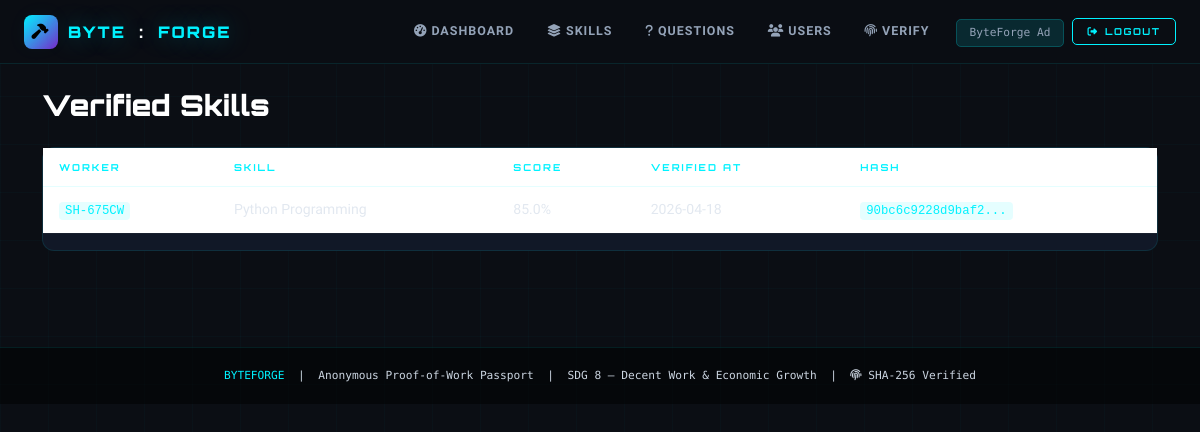
Screenshot of /admin/verified-skills (signed in) with the database file from the repository.
### models.py (models this page shows, shortened)
class User(UserMixin, db.Model):
    __tablename__ = 'users'
    id = db.Column(db.Integer, primary_key=True)
    name = db.Column(db.String(120), nullable=False)
    email = db.Column(db.String(120), unique=True, nullable=False, index=True)
    password_hash = db.Column(db.String(256), nullable=False)
    role = db.Column(db.String(20), nullable=False, default='worker', index=True)
    anonymous_id = db.Column(db.String(20), unique=True, nullable=True, index=True)
    shadow_score = db.Column(db.Float, default=0.0)
    trust_score = db.Column(db.Float, default=0.0)
    bio = db.Column(db.Text, nullable=True)
    location = db.Column(db.String(120), nullable=True)
    created_at = db.Column(db.DateTime, default=datetime.utcnow, index=True)
    verified_skills = db.relationship('VerifiedSkill', backref='worker', lazy=True, cascade='all, delete-orphan')
    shortlisted_by = db.relationship('Shortlist', foreign_keys='Shortlist.worker_id', backref='worker', lazy=True, cascade='all, delete-orphan')
    shortlisted = db.relationship('Shortlist', foreign_keys='Shortlist.employer_id', backref='employer', lazy=True, cascade='all, delete-orphan')
    sent_messages = db.relationship('Message', foreign_keys='Message.sender_id', backref='sender', lazy=True)
    received_messages = db.relationship('Message', foreign_keys='Message.receiver_id', backref='receiver', lazy=True)

class VerifiedSkill(db.Model):
    __tablename__ = 'verified_skills'
    id = db.Column(db.Integer, primary_key=True)
    user_id = db.Column(db.Integer, db.ForeignKey('users.id'), nullable=False, index=True)
    skill_id = db.Column(db.Integer, db.ForeignKey('skills.id'), nullable=False, index=True)
    score = db.Column(db.Float, nullable=False)
    skill_hash = db.Column(db.String(64), unique=True, nullable=False, index=True)
    verified_at = db.Column(db.DateTime, default=datetime.utcnow, index=True)
    __table_args__ = (
        Index('idx_user_skill', 'user_id', 'skill_id'),
    )

class Skill(db.Model):
    __tablename__ = 'skills'
    id = db.Column(db.Integer, primary_key=True)
    name = db.Column(db.String(120), nullable=False, unique=True)
    category = db.Column(db.String(80), nullable=False, index=True)
    icon = db.Column(db.String(40), nullable=True, default='fa-code')
    questions = db.relationship('Question', backref='skill', lazy=True, cascade='all, delete-orphan')
    verified_skills = db.relationship('VerifiedSkill', backref='skill', lazy=True)

### routes/admin.py (the view)
@admin_bp.route('/verified-skills')
@login_required
@admin_required
def verified_skills():
    page = request.args.get('page', 1, type=int)
    records = VerifiedSkill.query.order_by(VerifiedSkill.verified_at.desc()).paginate(page=page, per_page=20)
    return render_template('admin_verified.html', records=records)

### routes/admin.py (called while the page is built)
def admin_required(f):
    @wraps(f)
    def decorated(*args, **kwargs):
        if not current_user.is_authenticated or current_user.role != 'admin':
            flash('Admin access required.', 'danger')
            return redirect(url_for('auth.admin_login'))
        return f(*args, **kwargs)
    return decorated

### templates/admin_verified.html (shortened to what this page needs)
{% extends "base.html" %}
{% block content %}
<h2 class="page-title mb-4">Verified Skills</h2>
<div class="card"><div class="card-body p-0"><table class="table"><thead><tr><th>Worker</th><th>Skill</th><th>Score</th><th>Verified At</th><th>Hash</th></tr></thead>
<tbody>{% for vs in records.items %}<tr><td><code>{{ vs.worker.anonymous_id }}</code></td><td>{{ vs.skill.name }}</td><td>{{ vs.score }}%</td><td>{{ vs.verified_at.strftime('%Y-%m-%d') }}</td><td><code>{{ vs.skill_hash[:16] }}...</code></td></tr>{% endfor %}</tbody></table></div></div>
{% endblock %}

### templates/base.html (shortened to what this page needs)
<!DOCTYPE html>
<html lang="en">
<head>
  <link href="https://cdn.jsdelivr.net/npm/bootstrap@5.3.3/dist/css/bootstrap.min.css" rel="stylesheet"/>
  <link href="https://cdnjs.cloudflare.com/ajax/libs/font-awesome/6.5.0/css/all.min.css" rel="stylesheet"/>
</head>
<body>
<nav class="navbar navbar-expand-lg">
  <div class="container-fluid px-3 px-lg-4">
    <a class="navbar-brand" href="/">
      <div class="brand-shield"><i class="fas fa-hammer"></i></div>
      BYTE<span style="color:#fff;margin:0 3px">:</span>FORGE
    </a>
    <div class="collapse navbar-collapse" id="navMain">
      <ul class="navbar-nav ms-auto align-items-center gap-1 py-2 py-lg-0">
        {% if current_user.is_authenticated %}
          {% if current_user.role == 'worker' %}
            <li class="nav-item"><a class="nav-link" href="/worker/dashboard"><i class="fas fa-grip-horizontal me-1"></i>Dashboard</a></li>
            <li class="nav-item"><a class="nav-link" href="/worker/skills"><i class="fas fa-bolt me-1"></i>Gauntlet</a></li>
            <li class="nav-item"><a class="nav-link" href="/worker/passport"><i class="fas fa-id-card me-1"></i>Passport</a></li>
            <li class="nav-item"><a class="nav-link" href="/worker/leaderboard"><i class="fas fa-trophy me-1"></i>Ranks</a></li>
            <li class="nav-item"><a class="nav-link" href="/worker/inbox"><i class="fas fa-envelope me-1"></i>Inbox</a></li>
          {% elif current_user.role == 'admin' %}
            <li class="nav-item"><a class="nav-link" href="/admin/dashboard"><i class="fas fa-tachometer-alt me-1"></i>Dashboard</a></li>
            <li class="nav-item"><a class="nav-link" href="/admin/skills"><i class="fas fa-layer-group me-1"></i>Skills</a></li>
            <li class="nav-item"><a class="nav-link" href="/admin/questions"><i class="fas fa-question me-1"></i>Questions</a></li>
            <li class="nav-item"><a class="nav-link" href="/admin/users"><i class="fas fa-users me-1"></i>Users</a></li>
          {% endif %}
          <li class="nav-item"><a class="nav-link" href="/verify"><i class="fas fa-fingerprint me-1"></i>Verify</a></li>
          <li class="nav-item ms-2">
            <span style="font-family:var(--M);font-size:.7rem;color:var(--muted);padding:.4rem .8rem;background:var(--cyan-dim);border:1px solid var(--border2);border-radius:5px;">
              {{ current_user.anonymous_id or current_user.name[:12] }}
            </span>
          </li>
          <li class="nav-item ms-1">
            <a class="btn-c" href="/logout" style="padding:.35rem .9rem; font-size:.6rem;"><i class="fas fa-sign-out-alt"></i> Logout</a>
          </li>
        {% endif %}
      </ul>
    </div>
  </div>
</nav>
<main class="container py-4">
{% block content %}{% endblock %}
</main>
<footer>
  <div class="container">
    <span class="text-c">BYTEFORGE</span> &nbsp;|&nbsp;
    Anonymous Proof-of-Work Passport &nbsp;|&nbsp;
    SDG 8 — Decent Work &amp; Economic Growth &nbsp;|&nbsp;
    <i class="fas fa-fingerprint"></i> SHA-256 Verified
  </div>
</footer>
</body>
</html>

### templates/base.html (style rules this page uses)
:root { --bg: #0b0e14; --bg2: #0f1520; --bg3: #111827; --bg4: #151f30; --cyan: #00f2ff; --cyan-dim: rgba(0,242,255,.12); --cyan-glow: 0 0 24px rgba(0,242,255,.35); --pink: #ff006e; --pink-dim: rgba(255,0,110,.12); --pink-glow: 0 0 24px rgba(255,0,110,.35); --purple: #7928ca; --green: #00ff9d; --yellow: #ffd60a; --red: #ff3860; --text: #e2e8f0; --muted: #94a3b8; --border: rgba(0,242,255,.10); --border2: rgba(0,242,255,.20); --F: 'Orbitron', monospace; --M: 'Share Tech Mono', monospace; --B: 'Rajdhani', sans-serif; }
* { box-sizing: border-box; margin: 0; padding: 0; }
html { scroll-behavior: smooth; }
body { background: var(--bg); color: var(--text); font-family: var(--B); font-size: 15px; min-height: 100vh; overflow-x: hidden; }
body::before { content: ''; position: fixed; inset: 0; z-index: 0; pointer-events: none; background-image: linear-gradient(rgba(0,242,255,.025) 1px, transparent 1px), linear-gradient(90deg, rgba(0,242,255,.025) 1px, transparent 1px); background-size: 48px 48px; }
main { position: relative; z-index: 1; }
.navbar { background: rgba(11,14,20,.97) !important; border-bottom: 1px solid var(--border); backdrop-filter: blur(20px); padding: .6rem 0; position: sticky; top: 0; z-index: 1000; }
.navbar-brand { font-family: var(--F); font-weight: 900; font-size: 1rem; color: var(--cyan) !important; letter-spacing: 2px; text-shadow: var(--cyan-glow); display: flex; align-items: center; gap: 10px; }
.brand-shield { width: 34px; height: 34px; border-radius: 8px; background: linear-gradient(135deg, var(--cyan), var(--purple)); display: flex; align-items: center; justify-content: center; color: #000; font-size: .95rem; }
.nav-link { font-family: var(--B); font-weight: 600; font-size: .78rem; letter-spacing: 1px; text-transform: uppercase; color: var(--muted) !important; padding: .45rem .9rem !important; border-radius: 5px; transition: color .2s, background .2s; }
.card { background: var(--bg3); border: 1px solid var(--border); border-radius: 12px; transition: border-color .3s, box-shadow .3s; margin-bottom: 1.5rem; }
.card-body { padding: 1.25rem; }
.btn-c, .btn-cp, .btn-cd, .btn-cs { display: inline-flex; align-items: center; gap: .4rem; font-family: var(--F); font-size: .7rem; font-weight: 700; letter-spacing: 1.5px; text-transform: uppercase; padding: .55rem 1.4rem; border-radius: 5px; border: 1px solid; cursor: pointer; text-decoration: none; transition: all .25s; white-space: nowrap; background: transparent; }
.btn-c { border-color: var(--cyan); color: var(--cyan); }
.page-title { font-family: var(--F); font-weight: 900; font-size: 1.8rem; color: #ffffff !important; }
.text-c { color: var(--cyan) !important; }
p, li, span, div { color: #cbd5e1; }
strong, b, h1, h2, h3, h4, h5, h6 { color: #ffffff !important; }
code { color: var(--cyan) !important; background: rgba(0,242,255,.1) !important; padding: 2px 6px; border-radius: 4px; }
.table { color: var(--text); }
.table thead th { font-family: var(--F); font-size: .6rem; letter-spacing: 2px; color: var(--cyan); border-bottom: 1px solid var(--border); padding: .75rem 1rem; text-transform: uppercase; }
.table tbody td { font-family: var(--B); font-size: .88rem; border-bottom: 1px solid rgba(255,255,255,.04); padding: .75rem 1rem; vertical-align: middle; color: #e2e8f0 !important; font-weight: 400; }
footer { position: relative; z-index: 1; background: rgba(0,0,0,.5); border-top: 1px solid var(--border); padding: 1.25rem 0; text-align: center; font-family: var(--M); font-size: .7rem; color: var(--muted); margin-top: 3rem; }

### rows the page displays
User: name "ByteForge Ad"
VerifiedSkill: worker.anonymous_id "SH-675CW", skill.name "Python Programming", score "85.0", verified_at "2026-04-18", skill_hash "90bc6c9228d9baf2"
